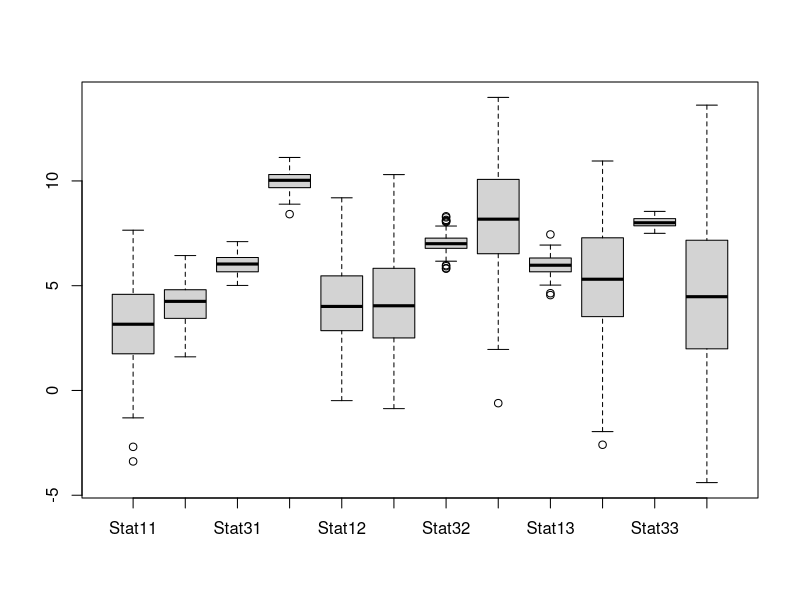
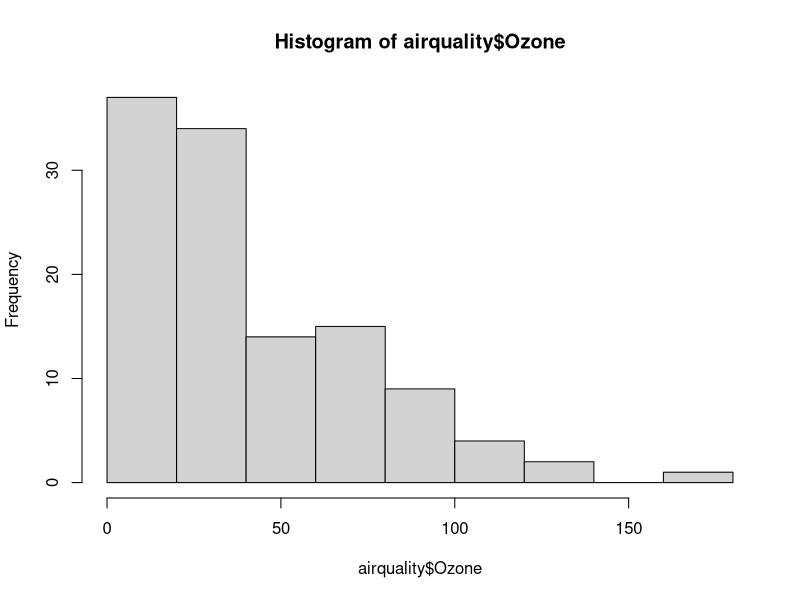
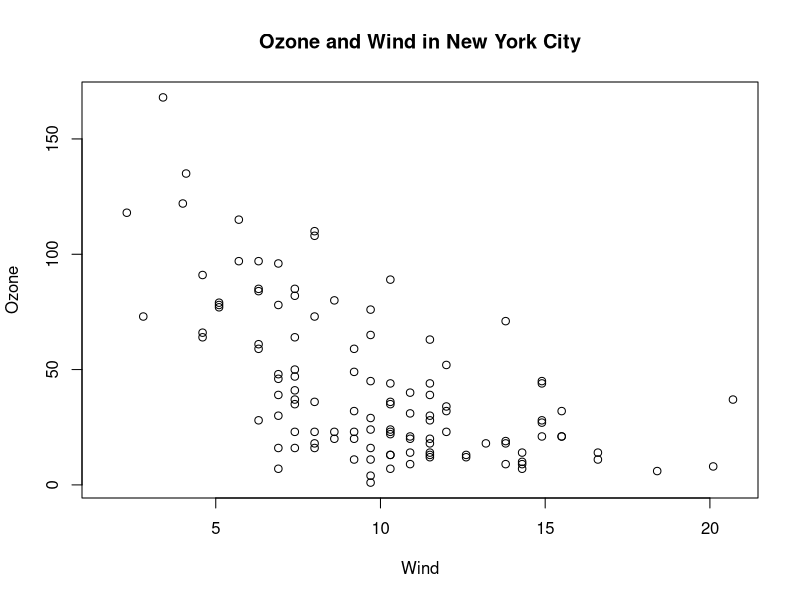
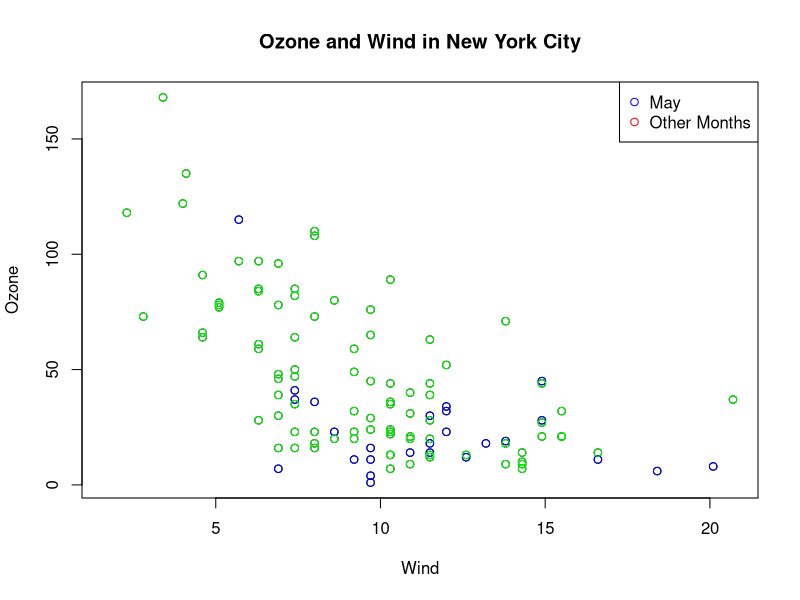
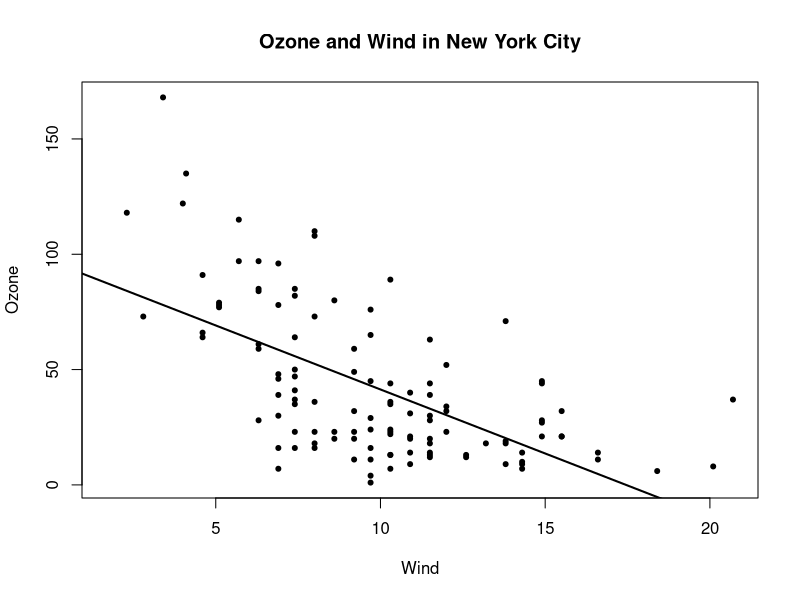
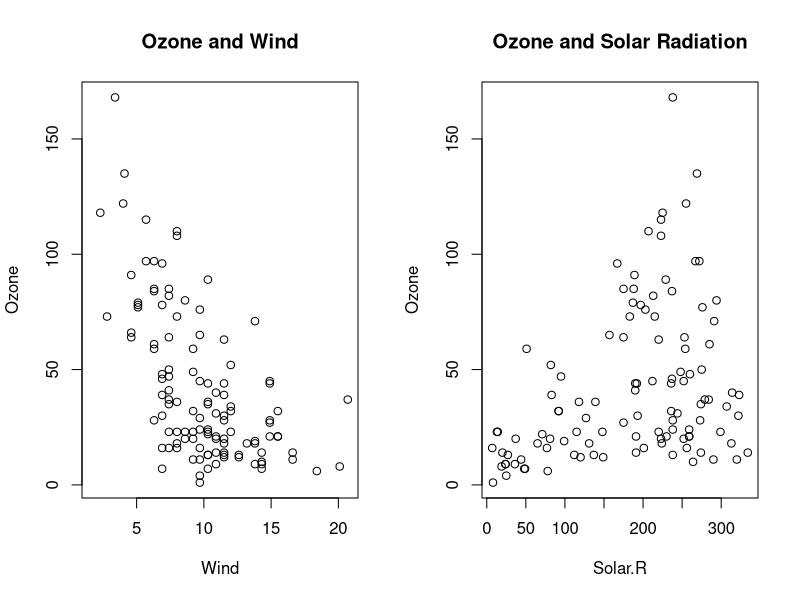
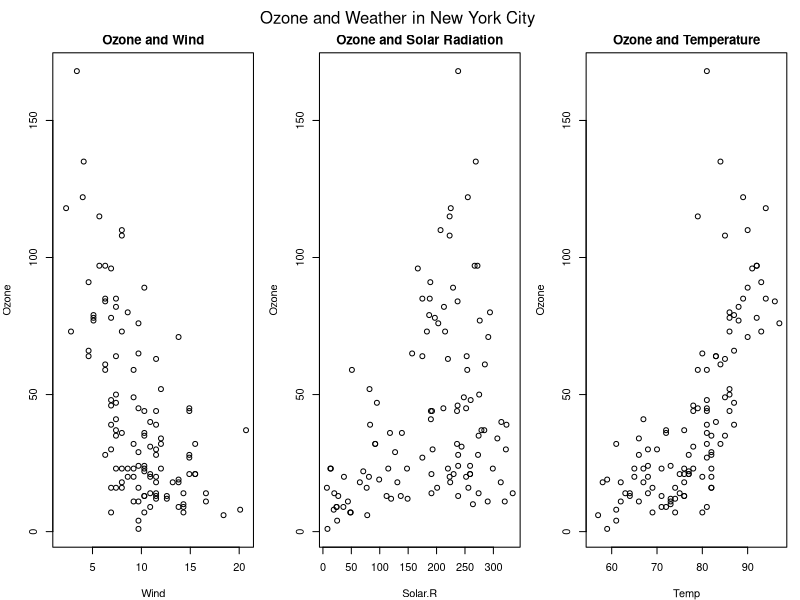
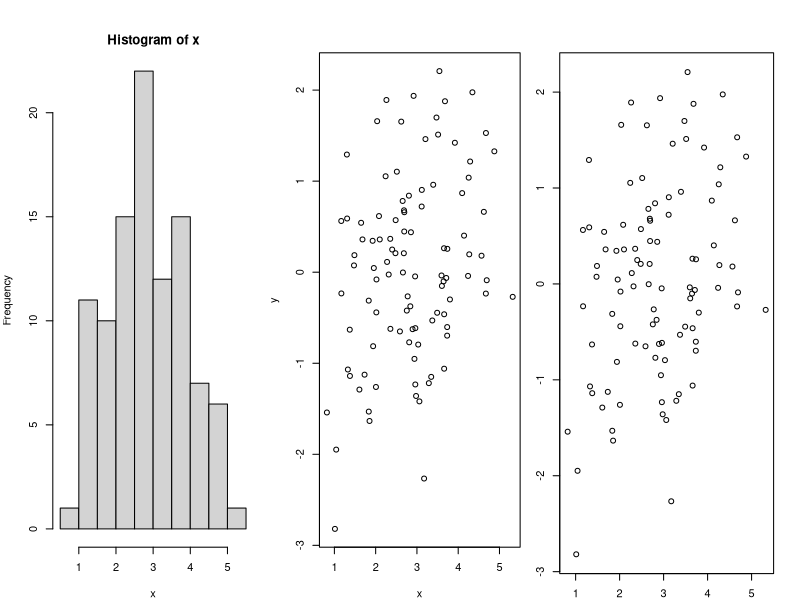

Recreate these plots in R, in order.
data<-data.frame(Stat11=rnorm(100,mean=3,sd=2),
                 Stat21=rnorm(100,mean=4,sd=1),
                 Stat31=rnorm(100,mean=6,sd=0.5),
                 Stat41=rnorm(100,mean=10,sd=0.5),
                 Stat12=rnorm(100,mean=4,sd=2),
                 Stat22=rnorm(100,mean=4.5,sd=2),
                 Stat32=rnorm(100,mean=7,sd=0.5),
                 Stat42=rnorm(100,mean=8,sd=3),
                 Stat13=rnorm(100,mean=6,sd=0.5),
                 Stat23=rnorm(100,mean=5,sd=3),
                 Stat33=rnorm(100,mean=8,sd=0.2),
                 Stat43=rnorm(100,mean=4,sd=4))

boxplot(data)

library(datasets)
  
hist(airquality$Ozone)
  
# Afficher un parametre
par("bg")

#exemple base plott
with(airquality,plot(Wind,Ozone))
title(main="Ozone and Wind in New York City")

#another way + subessting observation of month of May

with(airquality,plot(Wind,Ozone,main="Ozone and Wind in New York City"))
with(subset(airquality,Month==5),points(Wind,Ozone,col="blue"))
with(subset(airquality,Month!=5),points(Wind,Ozone,col="green"))
legend("topright",pch=1,col=c("blue","red"),legend=c("May","Other Months"))


#plotting linear regression line
#pch determine le symbole d'un point affiche
with(airquality,plot(Wind,Ozone,main="Ozone and Wind in New York City",pch=20))
model<-lm(Ozone~Wind,airquality)
abline(model,lwd=2)


# exemple of showing multiple plots in the same System
# Remember : airquality is the data frame
#on decoupe la fenetre en 1 ligne 2 colonnes
par(mfrow=c(1,2))

with(airquality,{ 
      plot(Wind,Ozone,main="Ozone and Wind")
      plot(Solar.R,Ozone, main="Ozone and Solar Radiation")})

#another of example of multiple plotting
# ajout titre
par(mfrow=c(1,3),mar=c(4,4,2,1),oma=c(0,0,2,0))

with(airquality,{
  plot(Wind,Ozone,main="Ozone and Wind")
  plot(Solar.R,Ozone,main="Ozone and Solar Radiation")
  plot(Temp,Ozone,main="Ozone and Temperature")
  mtext("Ozone and Weather in New York City " ,outer=TRUE)
})

# En resume on peut parametrer afficher enfin ajouter des details ^^

library(datasets)
#exemple 

x<-rnorm(100,mean=3)
hist(x)
y<-rnorm(100,mean=0)
plot(x,y)

#modifying the margins
par(mar=c(2,2,2,2))
plot(x,y)

#back the margins
par(mar=c(4,4,2,2))
plot(x,y)
  
#for a demo  : example(points)
example(points)


#writing text
plot(x,y)
title("Scatter plot")

legend("topleft",legend = "Data")

#example of plotting on the same plot two levels
length(x)
g<-gl(2,50,labels=c("Male","Female"))
length(y)
plot(x,y,type="n")
points(x[g=="Male"],y[g=="Male"],col="green")
points(x[g=="Female"],y[g=="Female"],col="blue")
points(x[g=="Female"],y[g=="Female"],col="blue",pch=19)


# integrate modes
#false:  made for formal presentation
#false systtem useful for conditioning plots
#pdf file
#svg
#false plit may n eed to be resized
#lines
#windows
#plotin symbol